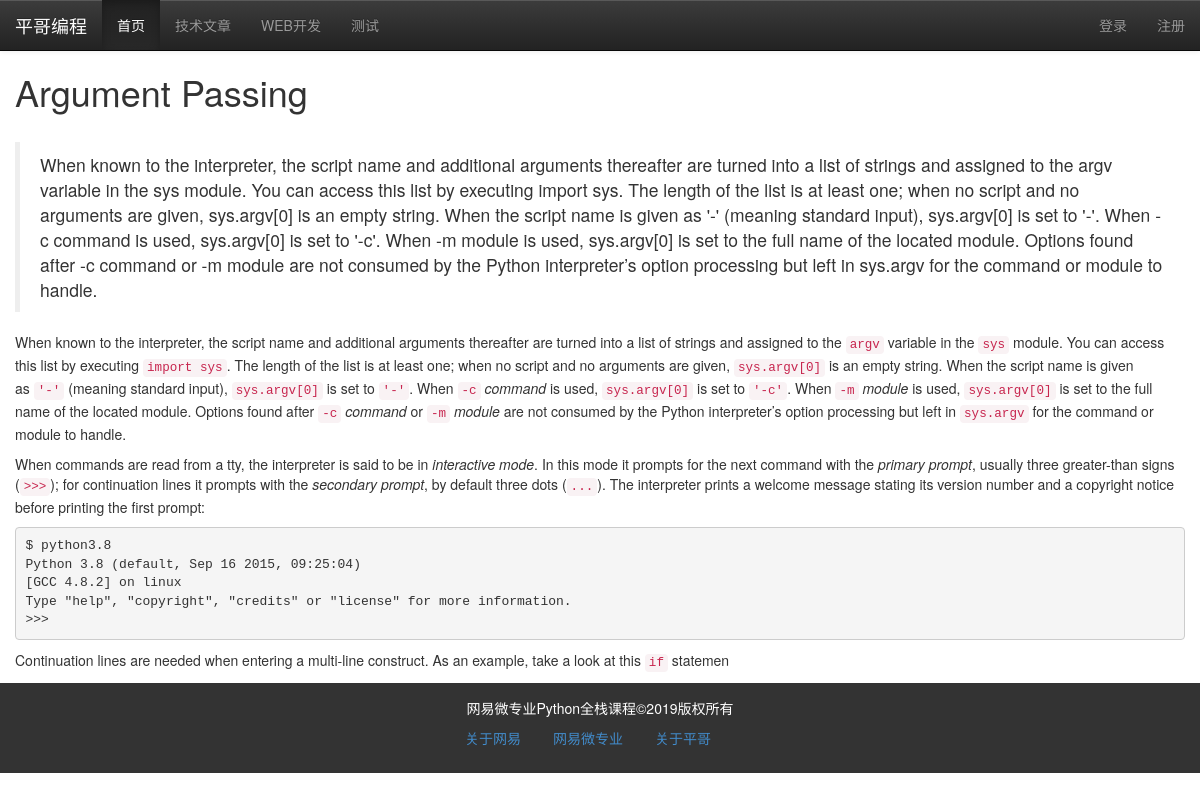
The app's page /article/view/14 with its own data.
### models.py (models this page shows)
class Category(db.Model):
    cate_id = db.Column(db.Integer, primary_key=True)
    cate_name = db.Column(db.String, unique=True)
    cate_order = db.Column(db.Integer, default=0)
    articles = db.relationship("Article")

class Article(db.Model):
    id = db.Column(db.Integer, primary_key=True)
    title = db.Column(db.String)
    intro = db.Column(db.String)
    content = db.Column(db.Text)
    author = db.Column(db.String)
    pubdate = db.Column(db.DateTime, default=datetime.utcnow)
    cate_id = db.Column(db.Integer, db.ForeignKey("category.cate_id"))

### views/articles.py (the view)
@article_app.route("/view/<int:article_id>")
def view(article_id):
    article = Article.query.get(article_id)
    if  not article:
        return redirect(url_for(".list"))
    return render_template("article/detail.html", article=article)

### app.py (called while the page is built)
@app.context_processor
def account():
    username = session.get('user')
    return {"username":username}

@app.context_processor
def getCateList():
    cates = Category.query.all()
    return {"cates":cates}

### templates/article/detail.html
{% extends "base.html" %}
		{% block content %}
            <div class="container-fluid">
                <div class="row">
                    <div class="main col-md-12 col-lg-12 col-xs-12 col-sm-12" >
                        <article class="content">
                            <h1>{{ article.title }}</h1>
                             <div class="body">
                                 ﻿<blockquote>
                                    {{ article.intro }}
                                  </blockquote>
                                    {{ article.content |safe }}
                             </div>
                        </article>
                    </div>
                </div>
            </div>
		{% endblock %}

### templates/base.html (shortened to what this page needs)
<!DOCTYPE html>
<html lang="en">
{% block head %}
    <head>
        <link rel="stylesheet" type="text/css" href="{{ url_for("static", filename="css/bootstrap.css") }}"/>
	    <link rel="stylesheet" type="text/css" href="{{ url_for("static", filename="css/bootstrap-theme.css") }}"/>
	</head>
{%  endblock %}
<body>
{%  block nav %}
      <nav class="navbar navbar-default navbar-fixed-top navbar-inverse">
			<div class="navbar-header">
				<a href="" class="navbar-brand">平哥编程</a>
			</div>
			<div class="collapse navbar-collapse" id="navmenu">
				<ul class="nav navbar-nav" >
					<li class="active"><a href="{{ url_for("index") }}">首页</a></li>
					{% for cate in cates %}
                        <li><a href="{{ url_for("article_app.getArticleList",cate_id=cate.cate_id, page=1) }}">{{ cate.cate_name }}</a> </li>
                    {% endfor %}
                </ul>
                <ul class="nav navbar-nav pull-right">
                   {% if not username %}
                        <li><a href="{{ url_for("login") }}">登录</a></li>
                        <li><a href="{{ url_for("user_app.register") }}">注册</a></li>
                   {% else %}
                       <li><a href="#">{{ username }}</a></li>
                       <li><a href="{{ url_for("logout") }}">logout</a></li>
				    {% endif %}
                </ul>
			</div>
		</nav>
{% endblock %}
{% block content %}{%  endblock %}
{% block footer %}
          <footer>
			<div class="container-fluid">
				<div class="row">
					<div class="col-md-12">
						网易微专业Python全栈课程&copy;2019版权所有
					</div>
				</div>
			</div>
			<nav >
				<ul class="nav nav-pills   ">
					<li><a href="">关于网易</a></li>
					<li><a href="">网易微专业</a></li>
					<li><a href="">关于平哥</a></li>
				</ul>
			</nav>
		</footer>
{% endblock %}
</body>
</html>

### templates/base.html (style rules this page uses)
body { padding-top: 52px; }
footer { padding: 15px; background: #333; text-align: center; color: #fff; }
footer nav { margin: auto; width: 300px; }

### records on screen
Category: cate_name "技术文章"
Category: cate_name "WEB开发"
Category: cate_name "测试"
Article: title "Argument Passing", intro "When known to the interpreter, the script name and additional arguments thereafter are turned into a list of strings and assigned to the argv variable in the sys module. You can access this list by executing import sys. The length of the list is at least one; when no script and no arguments are given, sys.argv[0] is an empty string. When the script name is given as '-' (meaning standard input), sys.argv[0] is set to '-'. When -c command is used, sys.argv[0] is set to '-c'. When -m module is used, sys.argv[0] is set to the full name of the located module. Options found after -c command or -m module are not consumed by the Python interpreter’s option processing but left in sys.argv for the…", content "When known to the interpreter, the script name and additional arguments thereafter are turned into a list of strings and assigned to the argv variable in the sys module. You can access this list by executing import sys . The length of the list is at least one; when no script and no arguments are given, sys.argv[0] is an empty string. When the script name is given as '-' (meaning standard input), sys.argv[0] is set to '-' . When -c command is used, sys.argv[0] is set to '-c' . When -m module is used, sys.argv[0] is set to the full name of the located module. Options found after -c command or -m module are not consumed by the Python interpreter’s option processing but left in sys.argv for the…"
